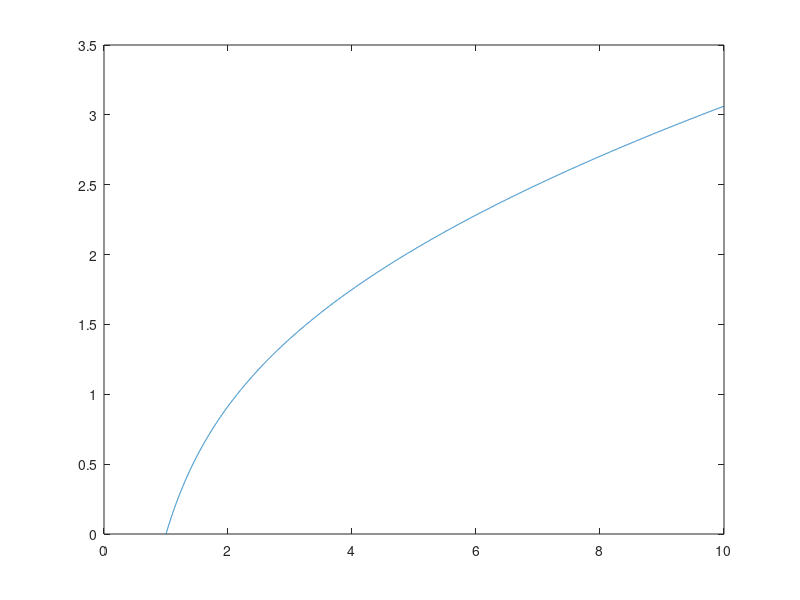

Reproduce this figure in MATLAB.
% It calculates ODE 1 using Runge-Kutta 4th order method
% Author Minhnha Pham

% ODE 1: dx/dt=3/(2*t^2)+x/(2*t) = 0; x(1)=0;
% The exact solution is x(t) = sqrt(t)-1/t





clc;                                               % Clears the screen
clear all;

h=0.001;                                             % step size
t = 1:h:10;                                         % Calculates upto y(1)
x = zeros(1,length(t)); 

x(1) = 0;                                          % initial condition


F_xt = @(t,x) 3/(2*t*t)+x/(2*t);                                  % change the function as you desire
                             % la 1 dang chuong trinh con rut ngan, 
                            % F_xyz la 1 ham cua xyz, co gia tri la z. Sau nay
                            % goi den F_xyz thi tu dong hieu la z. Tuong tu
                            % voi G_xyz
                            % @(variable, variable,..) should be persist
                            % order when you input in program.

for i=1:(length(t)-1)                              % calculation loop
    k_1 = h*F_xt(t(i),x(i));
    
    k_2 = h*F_xt(t(i)+0.5*h,x(i)+0.5*k_1);
    
    k_3 = h*F_xt((t(i)+0.5*h),(x(i)+0.5*k_2));
    
    k_4 = h*F_xt((t(i)+h),(x(i)+k_3));        
    
    x(i+1) = x(i) + (1/6)*(k_1+2*k_2+2*k_3+k_4);  % main equation
    

end
plot(t,x)